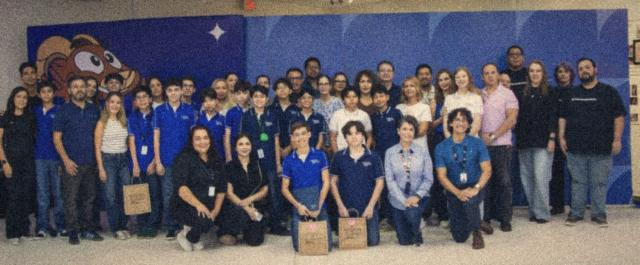
#> input picture assets/images/acto-inaugural.jpg, 640 x 265 px
$ python film98.py ../assets/images/acto-inaugural.jpg
#> lines starting #> are read from the running program, lines starting #| are printed output that depends on the picture
#> in main, img is the input picture: PIL image 640x265 RGB; mean R, G, B 90.7, 87.7, 98.6
#!/usr/bin/env python3
"""Da a una foto el aspecto de un rollo de 1998 y le quita todos los metadatos.

Uso:    pip install pillow numpy
        python3 tools/film98.py assets/images/foto.jpg

Sobrescribe la foto y crea su miniatura en assets/images/mini.
Pásala una sola vez por foto: otra pasada acumula grano y deslave.
"""
import sys
import zlib
from pathlib import Path

import numpy as np
from PIL import Image, ImageFilter, ImageOps

MAX_SIDE = 640      # como un escaneo de 1998
THUMB_SIDE = 200
GRAIN = 0.04        # súbelo para más grano
FADE = 0.085        # negros deslavados
VIGNETTE = 0.30     # esquinas oscuras
HALATION = 0.16     # resplandor rojizo en las luces
QUALITY = 74


def fit(img, side):
#> called with side = 640
    scale = min(1, side / max(img.size))
#> scale = 1
    return img.resize((round(img.width * scale), round(img.height * scale)), Image.LANCZOS)


def blur(a, radius):
#> called with radius = 0.7
    img = Image.fromarray((a.clip(0, 1) * 255).astype("uint8"))
    return np.asarray(img.filter(ImageFilter.GaussianBlur(radius)), dtype=float) / 255


def luma(a):
    return (a * [0.299, 0.587, 0.114]).sum(-1)
#> returned value: shape (265, 640) float64


def film(img, seed):
    img = fit(ImageOps.exif_transpose(img).convert("RGB"), MAX_SIDE)
    a = blur(np.asarray(img, dtype=float) / 255, 0.7)  # lente de plástico
    rng = np.random.default_rng(seed)

    # La luz fuerte atraviesa la película y rebota: resplandor rojizo.
    glow = blur(a * (luma(a) > 0.72)[..., None], 9)
#> call 2 of blur, with radius = 9
#> in blur (call 2), `img = Image.fromarray((a.clip(0, 1) * 255).astype("uint8"))`:
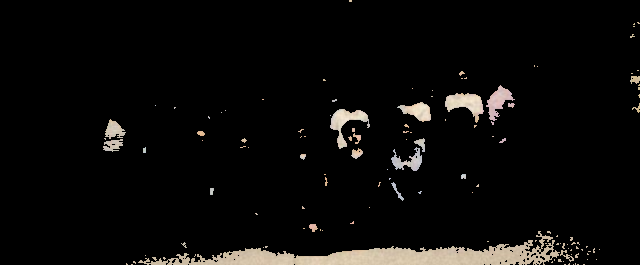
#> img: PIL image 640x265 RGB; mean R, G, B 11.5, 10.6, 9.5
    a = a + glow * np.array([1.0, 0.45, 0.2]) * HALATION

    # Contraste suave en S, color cálido y sombras apenas azuladas.
    a = a.clip(0, 1)
    a = a * a * (3 - 2 * a) * 0.55 + a * 0.45
    a = a * np.array([1.07, 1.0, 0.85])
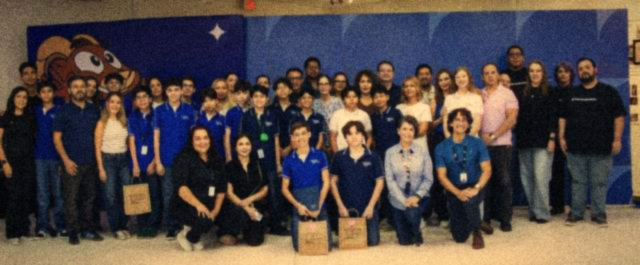
#> a: shape (265, 640, 3) float64; mean R, G, B 0.367, 0.323, 0.312; drawn with min black and max white
    l = luma(a)[..., None]
    a = l + (a - l) * 0.88
    a = a + (1 - l) ** 2 * np.array([0.0, 0.02, 0.05])
    a = FADE + a * (1 - FADE * 1.6)

    # Viñeta del lente.
    h, w = a.shape[:2]
#> h = 265; w = 640
    y, x = np.ogrid[-1:1:h * 1j, -1:1:w * 1j]
#> y = 265 values from -1 to 1
    a = a * (1 - VIGNETTE * ((x * x + y * y) / 2) ** 1.2)[..., None]
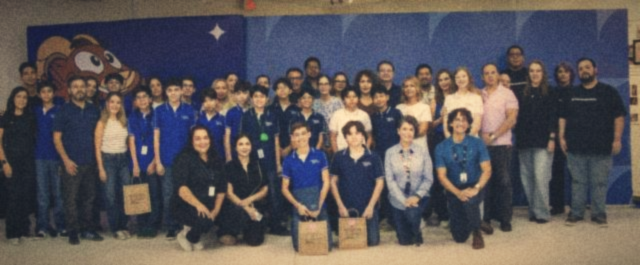
#> a: shape (265, 640, 3) float64; mean R, G, B 0.362, 0.339, 0.345

    # Grano: casi todo en luminosidad y más visible en los tonos medios.
    l = luma(a.clip(0, 1))[..., None]
#> in luma (call 3), `return (a * [0.299, 0.587, 0.114]).sum(-1)`:
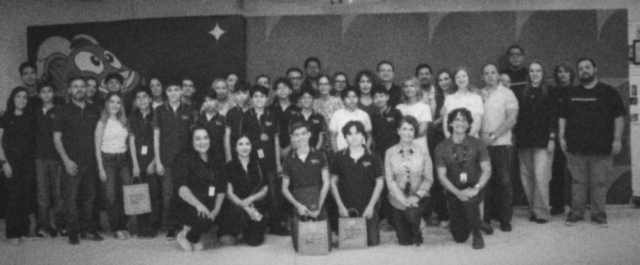
#> returned value: shape (265, 640) float64; min 0.103, max 0.923, mean 0.347
    grain = blur(rng.normal(0.5, 0.17, (h, w)), 0.5)[..., None] - 0.5
#> call 3 of blur, with radius = 0.5
#> in blur (call 3), `img = Image.fromarray((a.clip(0, 1) * 255).astype("uint8"))`:
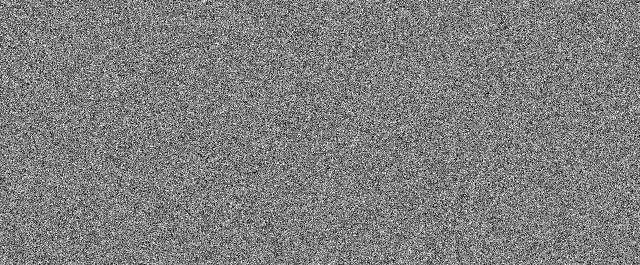
#> img: PIL image 640x265 L; min 0, max 255, mean 126.8
    speck = rng.normal(0, 0.012, a.shape)
    a = a + (grain / 0.17 * GRAIN + speck) * (0.55 + 1.8 * l * (1 - l))

    return Image.fromarray((a.clip(0, 1) * 255).astype("uint8"))
#> returned value: PIL image 640x265 RGB


def save(img, path):
    # Sin exif= ni icc_profile=: la imagen nueva no lleva ningún metadato.
    img.save(path, "JPEG", quality=QUALITY, subsampling=2, optimize=True)
    with Image.open(path) as check:
        assert not check.getexif() and "icc_profile" not in check.info, path


def main(paths):
    for name in paths:
        path = Path(name)
        with Image.open(path) as img:
            out = film(img, zlib.crc32(path.name.encode()))
        save(out, path)
        mini = path.parent / "mini"
        mini.mkdir(exist_ok=True)
        save(fit(out, THUMB_SIDE), mini / path.name)
#> call 2 of fit, with side = 200
#> in fit (call 2), `return img.resize((round(img.width * scale), round(img.height * scale)..`:
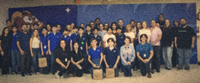
#> returned value: PIL image 200x83 RGB; mean R, G, B 91.6, 85.9, 87.5
#> in save (call 2), `with Image.open(path) as check:`:
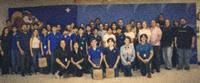
#> check: PIL image 200x83 RGB; mean R, G, B 91.6, 85.9, 87.5
        print(f"{path.name}: {out.width}x{out.height}, {path.stat().st_size // 1024} KB")
#| acto-inaugural.jpg: 640x265, 34 KB


if __name__ == "__main__":
    if len(sys.argv) < 2:
        sys.exit(__doc__)
    main(sys.argv[1:])

$ run again, on assets/images/cerro-de-la-campana.jpg
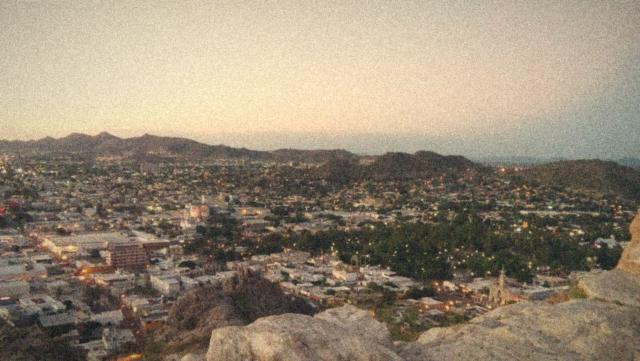
#> input picture assets/images/cerro-de-la-campana.jpg, 640 x 361 px
#> in main, img is the input picture: PIL image 640x361 RGB; mean R, G, B 149.6, 136.3, 117.4
#> in blur (call 3), `img = Image.fromarray((a.clip(0, 1) * 255).astype("uint8"))`:
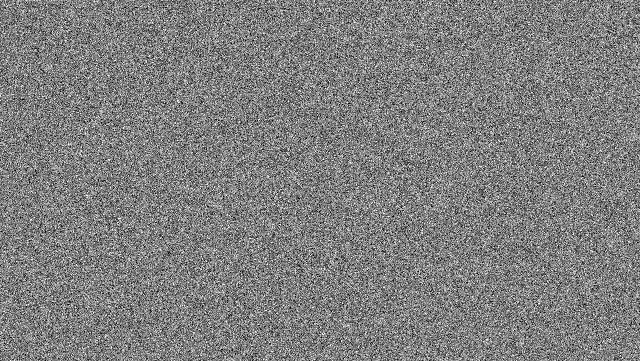
#> img: PIL image 640x361 L; min 0, max 255, mean 127.1
#> in fit (call 2), `return img.resize((round(img.width * scale), round(img.height * scale)..`:
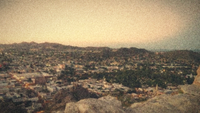
#> returned value: PIL image 200x113 RGB; mean R, G, B 149, 131.8, 105.3
#> check: PIL image 200x113 RGB
#| cerro-de-la-campana.jpg: 640x361, 42 KB

$ run again, on assets/images/chicxulub.jpg
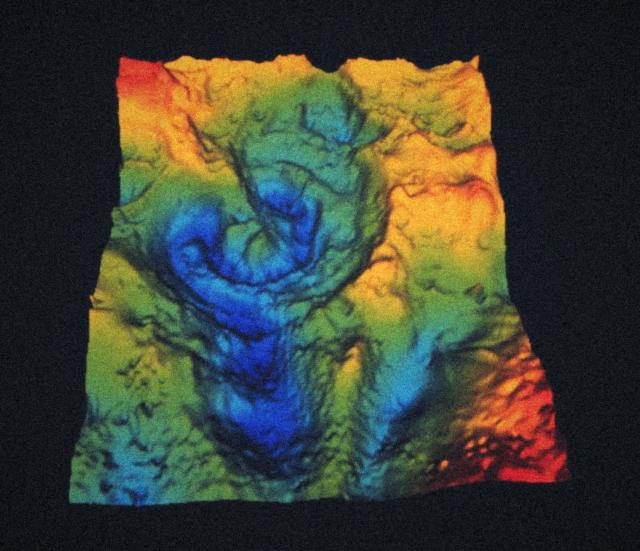
#> input picture assets/images/chicxulub.jpg, 640 x 551 px
#> in main, img is the input picture: PIL image 640x551 RGB; mean R, G, B 61.9, 66, 54.6
#> img: PIL image 640x551 L
#> in save (call 2), `with Image.open(path) as check:`:
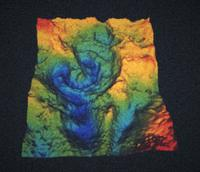
#> check: PIL image 200x172 RGB; mean R, G, B 67.7, 70.4, 58.6
#| chicxulub.jpg: 640x551, 55 KB
